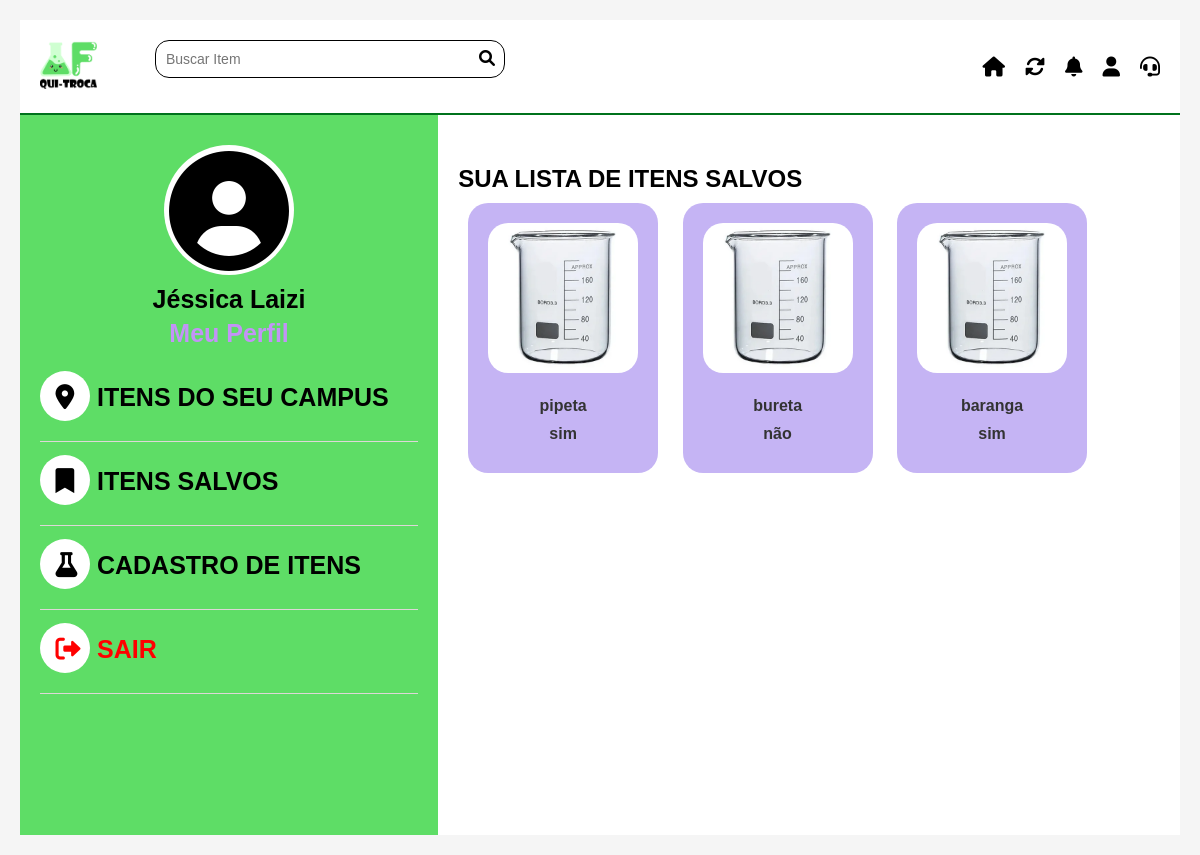
The app's page /pag_troca/salvos (signed in) with its own data.
### inventario/models.py (models this page shows)
class Inventario(models.Model):
    nome=models.CharField(max_length=50,null=False)
    validade=models.DateField(null=True)
    quantidade=models.CharField(max_length=50,null=False)
    disponivel=models.CharField(max_length=50,null=False)
    descricao=models.TextField(null=False)
    marca=models.CharField(max_length=50,null=True)
    estado_de_uso=models.CharField(max_length=50,null=False)
    imagem=models.CharField(max_length=100,null=True)
    campus=models.ForeignKey(Campus, on_delete=models.CASCADE)

### inventario/views.py (the view)
# urls.py: path('pag_troca/<str:info>', pag_troca, name="pag_troca"),
def pag_troca(request, info):
    usuario = request.user
    inv = Usuario.objects.get(user_id=usuario.id)
    itens =Inventario.objects.all()
    return render(request, "pag_troca.html", {"usuario":usuario, "inv": inv, "itens":itens, "info":info})

### templates/pag_troca.html (shortened to what this page needs)
{% extends "_master.html" %}
{% load static %}
{% block main %}
  <div class="completo">
    <aside class="sidebar">
      <div class="profile-section">
        <div class="foto_perfil">
          <i class="fa-solid fa-circle-user"></i>
        </div>
        <h2>{{usuario.first_name}}</h2>
        <a href="#" class="profile-link">Meu Perfil</a>
  </div>
      <nav class="menu">
        <ul>
          <li><a href="#"><i class="fa-solid fa-location-dot"></i> ITENS DO SEU CAMPUS</a></li>
          <li><a href="#"><i class="fa-solid fa-bookmark"></i> ITENS SALVOS</a>
          </li>
          <li><a href="{% url "save_item" %}"><i class="fa-solid fa-flask"></i> CADASTRO DE ITENS</a>
          </li>
          <li><a href="#" class="sair"><i class="fa-solid fa-right-from-bracket"></i> SAIR</a></li>
        </ul>
      </nav>
    </aside>
   <div class="content">
    {% if info == "salvos" %}
    <h2>SUA LISTA DE ITENS SALVOS </h2>
    {% elif  info == "andamento" %}
    <h2>SUA LISTA DE ITENS EM ANDAMENTO </h2>
    {% elif  info == "pendentes" %}
    <h2>SUA LISTA DE ITENS PENDENTES </h2>
    {% elif  info == "cancelados" %}
    <h2>SUA LISTA DE ITENS CANCELADOS </h2>
    {% endif %}
    {% for item in itens %}
    <div class="item">
        <a class="no-decoration" href="{% url "details" 3 %}">
            <img src="{% static "img/becker.webp" alt="Becker 250 ml" %}">
            <p>{{item.nome}}</p>
            <p>{{item.disponivel}}</p>
        </a>
    </div>
    {% endfor %}
   </div>
</div>
{% endblock  %}

### static/css/detalhes.css (style rules this page uses)
body { margin: 0; padding: 0; font-family: Arial, sans-serif; background-color: #f2f2f2; }
.container img { height: 3em; }
.no-decoration { text-decoration: none; }

### static/css/perfil.css (style rules this page uses)
.completo * { margin: 0; padding: 0; box-sizing: border-box; }
.completo { width: 100%; margin: -20px; background-color: #ffffff; display: flex; }
.sidebar { width: 650px; background-color: #5EDD66; color: black; padding: 20px; }
.profile-section { text-align: center; margin-bottom: 30px; }
.foto_perfil { width: 130px; height: 130px; background-color: white; border-radius: 50%; margin: 10px auto; color: black; font-weight: bold; text-decoration: none; font-size: 120px; display: block; }
.profile-section h2 { font-size: 25px; margin-bottom: 5px; }
.profile-link { font-size: 25px; color: #c393f7; text-decoration: none; font-weight: bold; }
.menu ul { list-style: none; }
.menu li { margin: 20px 0; }
.menu a { color: black; font-weight: bold; text-decoration: none; font-size: 25px; display: block; margin-top: -1em; padding-top: 30px; padding-bottom: 20px; border-bottom: 1px solid rgb(221, 215, 215); }
.menu i { width: 50px; height: 50px; background-color: #fff; border-radius: 50%; padding-left: .62em; padding-top: 13px; padding-bottom: 20px; margin-top: -1em; }
.menu .sair { color: red; }
.content { padding-left: 20px; width: 100%; }

### static/css/visual.css (style rules this page uses)
* { margin: 10; padding: 10; box-sizing: border-box; }
body { font-family: Arial, sans-serif; background-color: #f5f5f5; padding: 20px; }
.item { background-color: #9779eb8e; padding: 20px; text-align: center; width: 200px; border-radius: 10px; transition: transform 0.3s ease, box-shadow 0.3s ease; }
.item img { width: 100%; height: auto; border-radius: 15px; margin-bottom: 10px; }
.item p { font-size: 1em; font-weight: bold; color: #333; margin-top: 10px; }
.no-decoration { text-decoration: none; color: inherit; }

### static/css/pag_troca.css (style rules this page uses)
.sidebar { width: 650px; background-color: #5EDD66; color: black; padding: 20px; min-height: 90vh; }
.profile-section { text-align: center; margin-bottom: 30px; }
.foto_perfil { width: 130px; height: 130px; background-color: white; border-radius: 50%; margin: 10px auto; color: black; font-weight: bold; text-decoration: none; font-size: 120px; display: block; }
.profile-section h2 { font-size: 25px; margin-bottom: 5px; }
.profile-link { font-size: 25px; color: #c393f7; text-decoration: none; font-weight: bold; }
.menu ul { list-style: none; }
.menu li { margin: 20px 0; }
.menu a { color: black; font-weight: bold; text-decoration: none; font-size: 25px; display: block; margin-top: -1em; padding-top: 30px; padding-bottom: 20px; border-bottom: 1px solid rgb(221, 215, 215); }
.menu i { width: 50px; height: 50px; background-color: #fff; border-radius: 50%; padding-left: .62em; padding-top: 13px; padding-bottom: 20px; margin-top: -1em; }
.menu .sair { color: red; }
.content { padding-left: 20px; width: 100%; }
.content, h2 { margin-top: 50px; }
.item { display: inline-block; background-color: #9779eb8e; padding: 20px; text-align: center; margin: 10px; width: 190px; height: 270px; top: 956px; left: 384px; gap: 0px; border-radius: 20px; opacity: 0px; }
.item img { width: 150px; height: auto; border-radius: 20px; margin-bottom: 10px; }
.item p { margin-bottom: 5px; }

### records on screen
Inventario: nome "pipeta", disponivel "sim"
Inventario: nome "bureta", disponivel "não"
Inventario: nome "baranga", disponivel "sim"

### other values on screen
{{ usuario.first_name }} "Jéssica Laizi"
